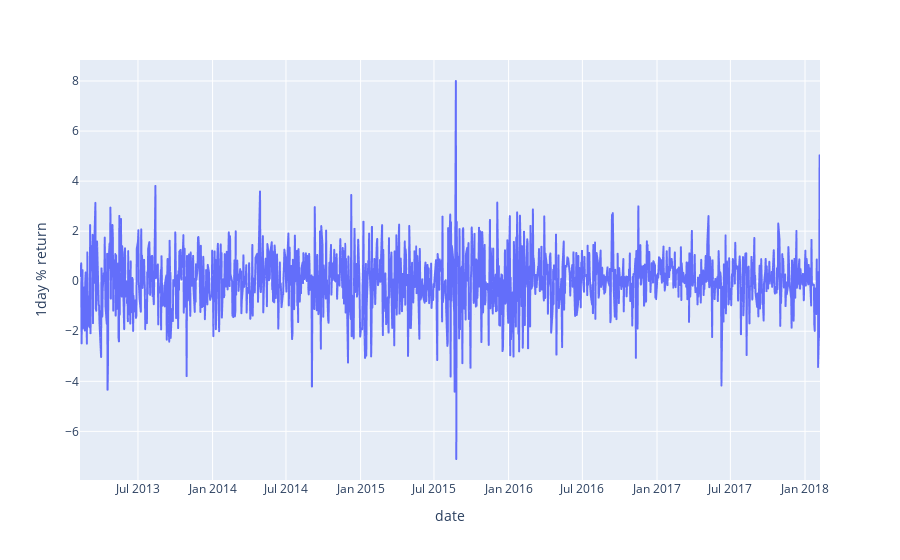

Write notebook code for a chart like this one.
### Markdown cell above
##### using plotly to visualise data

### Code cell
import plotly.express as px
fig = px.line(df, x="date", y="1day % return", title='')
fig.show()

### Figure 1 — Plotly figure (JSON) as saved in the notebook; plotly's stock layout.template omitted (floating-point values rounded to 4 significant figures; data arrays with more than 128 entries replaced by an {"elided": "..."} marker saying what was removed)
{"data": [{"hovertemplate": "date=%{x}<br>1day % return=%{y}<extra></extra>", "legendgroup": "", "line": {"color": "#636efa", "dash": "solid"}, "mode": "lines", "name": "", "showlegend": false, "type": "scattergl", "x": {"elided": "1259 str values"}, "xaxis": "x", "y": {"elided": "1259 float values"}, "yaxis": "y"}], "layout": {"legend": {"tracegroupgap": 0}, "margin": {"t": 60}, "xaxis": {"anchor": "y", "domain": [0, 1], "title": {"text": "date"}}, "yaxis": {"anchor": "x", "domain": [0, 1], "title": {"text": "1day % return"}}}}
